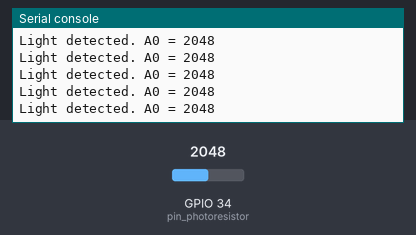
This program was run on a simulated ESP32 board running MicroPython. Shown: the last lines printed to the serial console. The inputs (shaded band) are chosen by the test bench; at power-on: GPIO 34 (pin_photoresistor) = 2048 (analog values on the 0–4095 scale).

Above: at 1.2 s.
1.3 s: GPIO 34 (pin_photoresistor) set to 0
At 2.0 s:
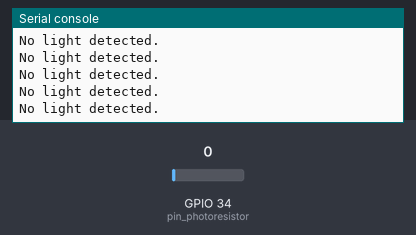
2.8 s: GPIO 34 (pin_photoresistor) set to 491
At 3.8 s:
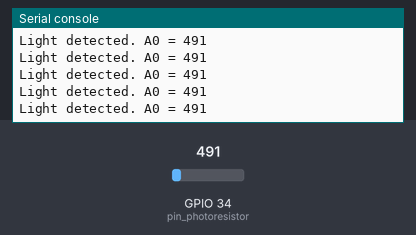

Measured:
- after the input at 1.3 s, the serial console: prints a new line at once (image 1)
- after the input at 2.8 s, the serial console: prints a new line at once (image 2)

The program:

photoresistor2.py
```python
import time
from machine import Pin, ADC, PWM

pin_photoresistor = Pin(34, Pin.IN)
adc_photoresistor = ADC(pin_photoresistor)
adc_photoresistor. atten(ADC.ATTN_11DB) #Read voltages between 0.0v to 3.6v
adc_photoresistor.width(ADC.WIDTH_12BIT)

while True:
  adc_photoresistor_value = adc_photoresistor.read()
  if (adc_photoresistor_value > 0):
    print('Light detected. A0 =', adc_photoresistor_value)
  else:
    print('No light detected.')
  time.sleep(0.01)
```
